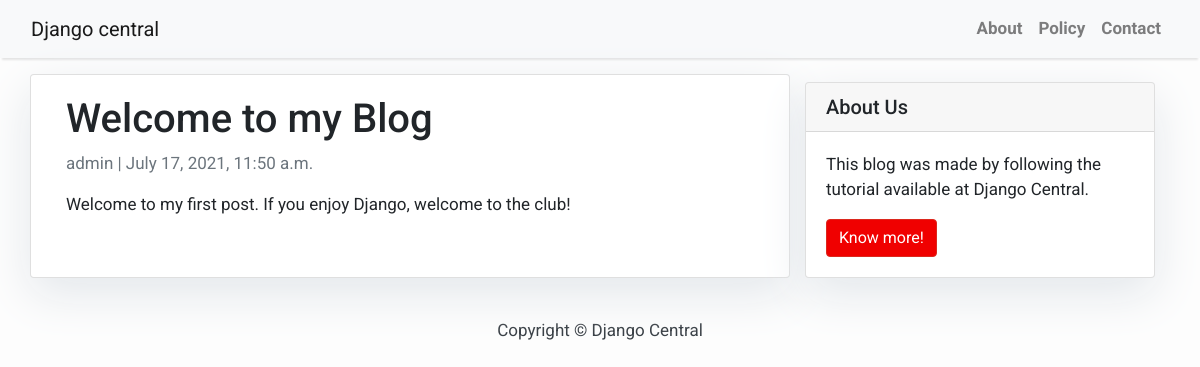
/welcome-to-my-blog/, run on the app's committed database.
### blog/models.py (models this page shows, shortened)
class Post(models.Model):
    title = models.CharField(max_length=200, unique=True)
    slug = models.SlugField(max_length=200, unique=True)
    author = models.ForeignKey(User, on_delete= models.CASCADE, related_name='blog_posts')
    updated_on = models.DateTimeField(auto_now= True)
    content = models.TextField()
    created_on = models.DateTimeField(auto_now_add=True)
    status = models.IntegerField(choices=STATUS, default=0)
    class Meta:
        ordering = ['-created_on']

### blog/views.py (the view)
# urls.py: path('<slug:slug>/', views.PostDetail.as_view(), name='post_detail'),
class PostDetail(generic.DetailView):
    model = Post
    template_name = 'post_detail.html'

### templates/post_detail.html
{% extends 'base.html' %} {% block content %}
<div class="container">
  <div class="row">
    <div class="col-md-8 card mb-4  mt-3 left  top">
      <div class="card-body">
        <h1>{% block title %} {{ object.title }} {% endblock title %}</h1>
        <p class=" text-muted">{{ post.author }} | {{ post.created_on }}</p>
        <p class="card-text ">{{ object.content | safe }}</p>
      </div>
    </div>
    {% block sidebar %} {% include 'sidebar.html' %} {% endblock sidebar %}
  </div>
</div>
{% endblock content %}

### templates/base.html (style rules this page uses)
body { font-family: "Roboto", sans-serif; font-size: 17px; background-color: #fdfdfd; }

### templates/sidebar.html (style rules this page uses)
.card { box-shadow: 0 16px 48px #E3E7EB; }

### data on the page
Post: title "Welcome to my Blog", author "admin", created_on "July 17, 2021, 11:50 a.m.", content "Welcome to my first post. If you enjoy Django, welcome to the club!"
